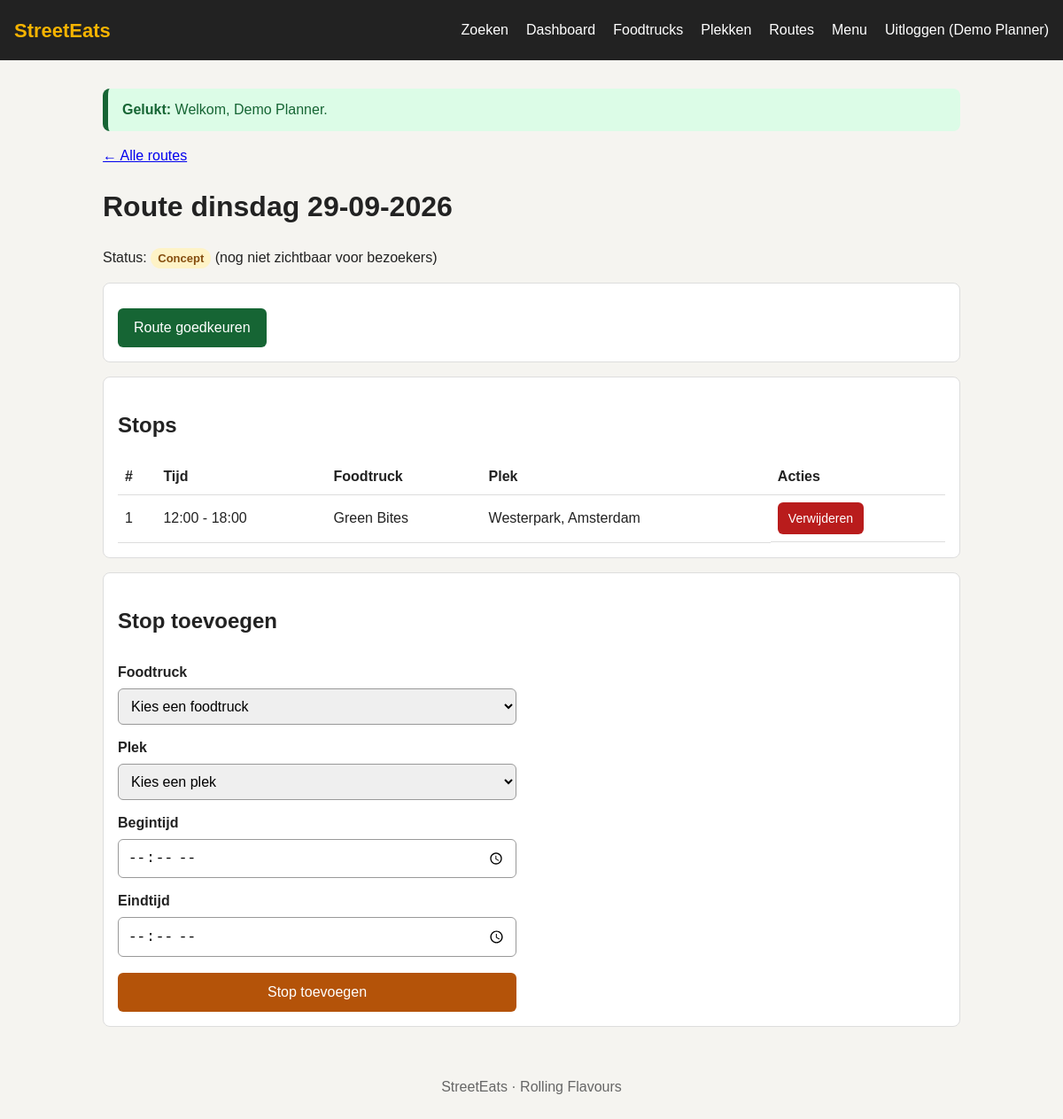
/beheer/route.php?id=2 (signed in), run on the app's committed database.
### tables this page shows
CREATE TABLE users (
    id            INT AUTO_INCREMENT PRIMARY KEY,
    naam          VARCHAR(100) NOT NULL,
    email         VARCHAR(150) NOT NULL UNIQUE,
    password_hash VARCHAR(255) NOT NULL,
    role          ENUM('planner', 'beheerder') NOT NULL DEFAULT 'planner',
    actief        TINYINT(1) NOT NULL DEFAULT 1
);

CREATE TABLE routes (
    id         INT AUTO_INCREMENT PRIMARY KEY,
    route_date DATE NOT NULL,
    status     ENUM('concept', 'goedgekeurd') NOT NULL DEFAULT 'concept',
    created_by INT NOT NULL,
    INDEX (route_date),    
    FOREIGN KEY (created_by) REFERENCES users(id)
);

CREATE TABLE stops (
    id          INT AUTO_INCREMENT PRIMARY KEY,
    route_id    INT  NOT NULL,
    truck_id    INT  NOT NULL,
    location_id INT  NOT NULL,
    start_time  TIME NOT NULL,
    end_time    TIME NOT NULL,
    stop_order  INT  NOT NULL,    
    FOREIGN KEY (route_id)    REFERENCES routes(id) ON DELETE CASCADE,
    FOREIGN KEY (truck_id)    REFERENCES trucks(id),
    FOREIGN KEY (location_id) REFERENCES locations(id)
);

CREATE TABLE trucks (
    id           INT AUTO_INCREMENT PRIMARY KEY,
    naam         VARCHAR(100) NOT NULL,
    kitchen_type VARCHAR(50)  NOT NULL,    
    description  TEXT
);

CREATE TABLE locations (
    id              INT AUTO_INCREMENT PRIMARY KEY,
    naam            VARCHAR(100) NOT NULL,
    address         VARCHAR(150) NOT NULL,
    city            VARCHAR(100) NOT NULL,   
    permit_number   VARCHAR(50)  NOT NULL,
    permit_end_date DATE         NOT NULL,
    INDEX (city)    
);

### includes/login.php (called while the page is built, shortened)
<?php
require_once __DIR__ . '/database.php';
require_once __DIR__ . '/functies.php';
function ingelogde_gebruiker()
{
    global $db;
    $query = $db->prepare('SELECT id, naam, email, role FROM users WHERE id = ? AND actief = 1');
    $query->execute([$_SESSION['user_id']]);
    return $query->fetch() ?: null;
}

### beheer/route.php (the view, shortened to what this page needs)
<?php
require __DIR__ . '/../includes/login.php';
$routeId = (int) ($_GET['id'] ?? 0);
$query = $db->prepare('SELECT * FROM routes WHERE id = ?');
$query->execute([$routeId]);
$route = $query->fetch();
$isConcept = $route['status'] === 'concept';
$stop = ['truck_id' => '', 'location_id' => '', 'start_time' => '', 'end_time' => ''];
$query = $db->prepare(
    'SELECT stops.*, trucks.naam AS truck, locations.naam AS plek, locations.city
     FROM stops
     JOIN trucks    ON trucks.id = stops.truck_id
     JOIN locations ON locations.id = stops.location_id
     WHERE stops.route_id = ?
     ORDER BY stops.stop_order'
);
$query->execute([$routeId]);
$stops = $query->fetchAll();
require __DIR__ . '/../includes/header.php';
?>
<p><a href="routes.php">&larr; Alle routes</a></p>
<h1>Route <?= e(datum_tekst($route['route_date'])) ?></h1>
<p>
    Status:
    <?php if ($isConcept): ?>
        <span class="label label-geel">Concept</span> (nog niet zichtbaar voor bezoekers)
    <?php else: ?>
        <span class="label label-groen">Goedgekeurd</span> (zichtbaar voor bezoekers)
    <?php endif; ?>
</p>
<div class="kaart">
    <?php if ($isConcept): ?>
        <form method="post">
            <button type="submit" class="knop knop-groen">Route goedkeuren</button>
        </form>
    <?php endif; ?>
</div>
<div class="kaart">
    <h2>Stops</h2>
    <?php if (!$stops): ?>
        <p>Deze route heeft nog geen stops.</p>
    <?php else: ?>
        <table class="tabel">
            <tr>
                <th>#</th>
                <th>Tijd</th>
                <th>Foodtruck</th>
                <th>Plek</th>
                <?php if ($isConcept): ?><th>Acties</th><?php endif; ?>
            </tr>
            <?php foreach ($stops as $nr => $s): ?>
                <tr>
                    <td><?= e($s['stop_order']) ?></td>
                    <td><?= e(tijd($s['start_time'])) ?> - <?= e(tijd($s['end_time'])) ?></td>
                    <td><?= e($s['truck']) ?></td>
                    <td><?= e($s['plek']) ?>, <?= e($s['city']) ?></td>
                    <?php if ($isConcept): ?>
                        <td class="acties">
                            <form method="post" onsubmit="return confirm('Deze stop verwijderen?');">
                                <button type="submit" class="knop knop-klein knop-rood">Verwijderen</button>
                            </form>
                        </td>
                    <?php endif; ?>
                </tr>
            <?php endforeach; ?>
        </table>
    <?php endif; ?>
</div>
<?php if ($isConcept): ?>
    <div class="kaart">
        <h2>Stop toevoegen</h2>
        <form method="post" class="formulier">
            <label for="truck_id">Foodtruck</label>
            <select id="truck_id" name="truck_id">
                <option value="">Kies een foodtruck</option>
            </select>
            <label for="location_id">Plek</label>
            <select id="location_id" name="location_id">
                <option value="">Kies een plek</option>
            </select>
            <label for="start_time">Begintijd</label>
            <input type="time" id="start_time" name="start_time" value="<?= e($stop['start_time']) ?>">
            <label for="end_time">Eindtijd</label>
            <input type="time" id="end_time" name="end_time" value="<?= e($stop['end_time']) ?>">
            <button type="submit" class="knop">Stop toevoegen</button>
        </form>
    </div>
<?php endif; ?>
<?php require __DIR__ . '/../includes/footer.php'; ?>

### includes/header.php (shortened to what this page needs)
<?php
require_once __DIR__ . '/login.php';
$ingelogd = ingelogde_gebruiker();
?>
<!DOCTYPE html>
<html lang="nl">
<head>
    <link rel="stylesheet" href="<?= url('css/style.css') ?>">
</head>
<body>
<header class="kop">
    <a class="logo" href="<?= url() ?>">StreetEats</a>
    <nav class="menu">
        <a href="<?= url() ?>">Zoeken</a>
        <?php if ($ingelogd): ?>
            <a href="<?= url('beheer/index.php') ?>">Dashboard</a>
            <a href="<?= url('beheer/trucks.php') ?>">Foodtrucks</a>
            <a href="<?= url('beheer/plekken.php') ?>">Plekken</a>
            <a href="<?= url('beheer/routes.php') ?>">Routes</a>
            <a href="<?= url('beheer/menu.php') ?>">Menu</a>
            <a href="<?= url('logout.php') ?>">Uitloggen (<?= e($ingelogd['naam']) ?>)</a>
        <?php else: ?>
            <a href="<?= url('login.php') ?>">Inloggen</a>
        <?php endif; ?>
    </nav>
</header>
<main class="inhoud">

### css/style.css (style rules this page uses)
* { box-sizing: border-box; }
body { margin: 0; font-family: Arial, Helvetica, sans-serif; line-height: 1.5; color: #222; background: #f5f4f0; }
.kop { background: #222; padding: 12px 16px; }
.logo { color: #f5b301; font-size: 22px; font-weight: bold; text-decoration: none; }
.menu { display: flex; flex-direction: column; margin-top: 8px; }
.menu a { color: #fff; text-decoration: none; padding: 10px 0; }
.inhoud { max-width: 1000px; margin: 0 auto; padding: 16px; }
.kaart { background: #fff; border: 1px solid #ddd; border-radius: 8px; padding: 16px; margin-bottom: 16px; }
.formulier { display: flex; flex-direction: column; gap: 6px; max-width: 450px; }
.formulier label { font-weight: bold; margin-top: 8px; }
.formulier input, .formulier select { padding: 10px; font-size: 16px; border: 1px solid #999; border-radius: 6px; }
.knop { min-height: 44px; padding: 10px 18px; margin-top: 12px; background: #b45309; color: #fff; border: none; border-radius: 6px; font-size: 16px; cursor: pointer; }
.knop-klein { min-height: 36px; margin-top: 0; padding: 6px 12px; font-size: 14px; }
.knop-groen { background: #166534; }
.knop-rood { background: #b91c1c; }
.acties { display: flex; flex-wrap: wrap; gap: 6px; }
.label { display: inline-block; padding: 2px 8px; border-radius: 999px; font-size: 13px; font-weight: bold; }
.label-geel { background: #fef3c7; color: #854d0e; }
.kaart { overflow-x: auto; }
.tabel { width: 100%; border-collapse: collapse; }
.tabel th, .tabel td { text-align: left; padding: 8px; border-bottom: 1px solid #ddd; }
@media (min-width: 700px) { .kop { display: flex; justify-content: space-between; align-items: center; } }
@media (min-width: 700px) { .menu { flex-direction: row; gap: 20px; margin-top: 0; } }

### data on the page
users: naam "Demo Planner"
routes: route_date "dinsdag 29-09-2026"
stops: stop_order "1", start_time "12:00", end_time "18:00", truck.naam "Green Bites", location.naam "Westerpark", location.city "Amsterdam"

### other printed values
$woord "Gelukt:"
$melding['tekst'] "Welkom, Demo Planner."
